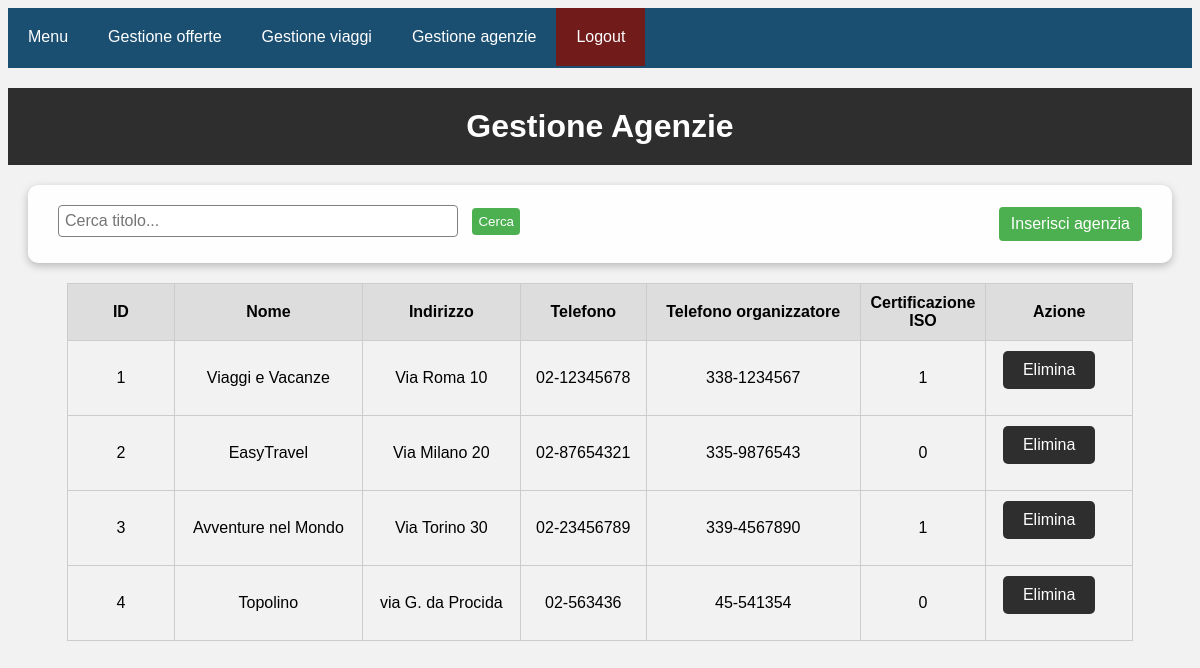
The app's page /gestione_agenzie.php (signed in) with its own data.
### tables this page shows
CREATE TABLE `agenzia` (
  `ID` int(11) NOT NULL,
  `Nome` varchar(50) NOT NULL,
  `Indirizzo` varchar(100) NOT NULL,
  `Telefono` varchar(20) NOT NULL,
  `Organizzatore` varchar(50) NOT NULL,
  `TelefonoOrganizzatore` varchar(20) NOT NULL,
  `CertificazioneISO` tinyint(1) NOT NULL,
  `Assicurazione` tinyint(1) NOT NULL
);

### gestione_agenzie.php (the view, shortened to what this page needs)
<html>
<head>
  <link rel="stylesheet" href="Stylesheets/gestione_progetti.css">
</head>
<body>
  <div class="navbar">
  <div class="menu">
    <a href="menu.php">Menu</a>
    <a href="gestione_offerte.php">Gestione offerte</a>
    <a href="gestione_viaggi.php">Gestione viaggi</a>
    <a href="gestione_agenzie.php">Gestione agenzie</a>
  </div>
    <div class="logout">
      <a href="backend/logout.php">Logout</a>
    </div>
  </div>
  <div class="header">
    <h1>Gestione Agenzie</h1>
  </div>
  <nav>
    <div class="search-container">
      <form action="" method="POST">
        <?php
          $tit = "";
          echo "<input type='text' placeholder='Cerca titolo...' name='search' id='search' value='".$tit."'>";
        ?>
        <button type="submit">Cerca</button>
      </form>
    </div>
    <div class="add-project">
      <a href="inserisci_agenzia.php">Inserisci agenzia</a>
    </div>
  </nav>
  <div class="container">
    <table>
      <tr>
        <th class="td_id">ID</th>
        <th class="td_titolo">Nome</th>
        <th class="td_anno">Indirizzo</th>
        <th class="td_classi">Telefono</th>
        <th class="td_classi">Telefono organizzatore</th>
        <th class="td_utente">Certificazione ISO</th>
        <th class="td_azione">Azione</th>
      </tr>
      <?php
      require 'backend/dbconfig.php';
      $conn = mysqli_connect($host, $user, $pass, $dbname);
      if(isset($_POST['search'])){
        $tit = $_POST['search'];
        unset($_POST['search']);
        $sql = "SELECT * FROM `agenzia` WHERE nome LIKE '%$tit%' OR indirizzo LIKE '%$tit%'";
      }else{
        $sql = "SELECT * FROM `agenzia`";
      }
      $result = mysqli_query($conn, $sql);
      while ($row = mysqli_fetch_array($result)) {
      ?>
        <tr>
      <td class="td_id"><?php echo $row['ID']; ?></td>
      <td class="td_titolo"><?php echo $row['Nome']; ?></td>
      <td class="td_anno"><?php echo $row['Indirizzo']; ?></td>
      <td class="td_classi"><?php echo $row['Telefono']; ?></td>
      <td class="td_classi"><?php echo $row['TelefonoOrganizzatore']; ?></td>
      <td class="td_utente"><?php echo $row['CertificazioneISO']; ?></td>
      <td class="gestione td_azione">
        <div class="form-container-td">
          <form action="backend/elimina_progetto.php" method="post">
            <input type="submit" value="Elimina" class="delete-btn" onclick="return confirm('Sei sicuro di voler eliminare questo progetto?');">
          </form>
        </div>
      </td>
    </tr>
    <?php
    }
    ?>
    </table>
  </div>
</body>
</html>

### Stylesheets/gestione_progetti.css (style rules this page uses)
body { font-family: Arial, sans-serif; background-color: #F2F2F2; }
.header { background-color: #2E2E2E; color: #FFF; padding: 20px; text-align: center; }
.header h1 { font-size: 32px; margin: 0; }
.container { display: flex; flex-wrap: wrap; justify-content: center; align-items: center; }
.td_id { width: 10%; }
.td_utente { width: 10%; }
input[type="text"], input[type="password"] { padding: 10px; width: 100%; margin-top: 20px; margin-bottom: 20px; font-size: 16px; border-radius: 5px; border: 1px solid #CCC; }
input[type="submit"] { padding: 10px 20px; background-color: #2E2E2E; color: #FFF; border-radius: 5px; border: 0; font-size: 16px; cursor: pointer; }
.delete-btn { display: inline-block; padding: 12px 24px; border-radius: 5px; text-decoration: none; color: #fff; transition: all 0.3s ease; margin-right: 20px; background-color: #f44336; }
.form-container-td { display: inline-block; }
table { width: 90%; text-align: center; border-collapse: collapse; }
th, td { border: 1px solid #cccccc; padding: 10px; }
th { background-color: #dddddd; }
.gestione { text-align: center; vertical-align: middle; }
.navbar { overflow: hidden; background-color: #1b4f72; font-family: Arial, Helvetica, sans-serif; height: 60px; margin-bottom: 20px; justify-content: space-between; }
.navbar a { float: left; color: white; text-align: center; padding: 20px; text-decoration: none; }
.logout a { background-color: #721b1b; }
nav { background-color: #fefefe; overflow: hidden; display: flex; align-items: center; justify-content: space-between; border-radius: 10px; margin: 20px; box-shadow: rgba(0, 0, 0, 0.24) 0px 3px 8px; padding-left: 20px; padding-right: 20px; }
nav a { color: white; text-decoration: none; }
.search-container { display: flex; align-items: center; padding: 10px; margin-top: 10px; }
.search-container input[type=text] { padding: 6px; border-radius: 4px; margin-right: 10px; border: 1px solid gray; width: fit-content; margin: 0px; width: 400px; }
.search-container button[type=submit] { background-color: #4CAF50; color: white; padding: 6px; border-radius: 4px; border: none; cursor: pointer; margin-left: 10px; }
.add-project { padding: 10px; }
.add-project a { background-color: #4CAF50; color: white; padding: 8px 12px; border-radius: 4px; text-align: center; text-decoration: none; display: inline-block; cursor: pointer; }

### records on screen
agenzia: ID "1", Nome "Viaggi e Vacanze", Indirizzo "Via Roma 10", Telefono "02-12345678", TelefonoOrganizzatore "338-1234567", CertificazioneISO "1"
agenzia: ID "2", Nome "EasyTravel", Indirizzo "Via Milano 20", Telefono "02-87654321", TelefonoOrganizzatore "335-9876543", CertificazioneISO "0"
agenzia: ID "3", Nome "Avventure nel Mondo", Indirizzo "Via Torino 30", Telefono "02-23456789", TelefonoOrganizzatore "339-4567890", CertificazioneISO "1"
agenzia: ID "4", Nome "Topolino", Indirizzo "via G. da Procida", Telefono "02-563436", TelefonoOrganizzatore "45-541354", CertificazioneISO "0"
